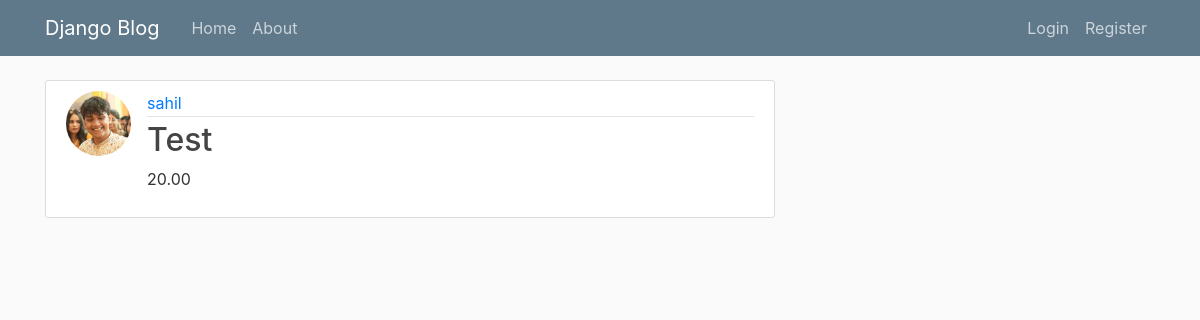
The page /post/9/ on the database as committed earlier.
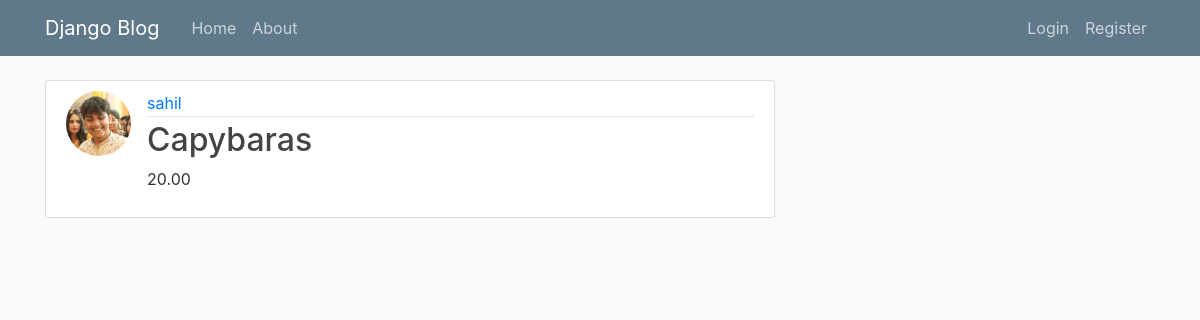
The same page on the database as committed later.
### blog/models.py (models this page shows, shortened)
class post(models.Model):
    title = models.CharField(max_length=100)
    price = models.DecimalField(max_digits=10, decimal_places=2)
    date = models.DateTimeField(default = timezone.now)
    author = models.ForeignKey(User, on_delete=models.CASCADE)
    image = models.ImageField(upload_to='images')
    orders = models.IntegerField(default=0)
    stock = models.IntegerField(default=0)

### registration/models.py (models this page shows, shortened)
class Profile(models.Model):
    user = models.OneToOneField(User, on_delete=models.CASCADE)
    image = models.ImageField(default='default.jpg', upload_to='profile_pics')
    is_seller = models.BooleanField(default=False)
    cash = models.DecimalField(max_digits=10, decimal_places=2, default=0)

### blog/views.py (the view)
# urls.py: path('post/<int:pk>/', PostDetailView.as_view(), name = 'post-detail'),
class PostDetailView(DetailView):
    model = post

### blog/templates/blog/post_detail.html (shortened to what this page needs)
{% extends "blog/base.html" %}
{% block content %}
  <article class="media content-section">
    <img class="rounded-circle article-img" src="{{ object.author.profile.image.url }}">
    <div class="media-body">
      <div class="article-metadata">
        <a class="mr-2" href="#">{{ object.author }}</a>
      </div>
      <h2 class="article-title">{{ object.title }}</h2>
      <p class="article-content">{{ object.price }}</p>
    </div>
  </article>
{% endblock content %}

### blog/templates/blog/base.html (shortened to what this page needs)
{%load static%}
<!DOCTYPE html>
<html>
<head>
    <link rel="stylesheet" href="https://cdn.jsdelivr.net/npm/bootstrap@4.0.0/dist/css/bootstrap.min.css">
    <link rel="stylesheet" href="{% static 'blog/main.css' %}">
</head>
<body>
    <header class="site-header">
        <nav class="navbar navbar-expand-md navbar-dark bg-steel fixed-top">
          <div class="container">
            <a class="navbar-brand mr-4" href="/">Django Blog</a>
            <div class="collapse navbar-collapse" id="navbarToggle">
              <div class="navbar-nav mr-auto">
                <a class="nav-item nav-link" href="/">Home</a>
                <a class="nav-item nav-link" href="/about">About</a>
              </div>
              <div class="navbar-nav">
                {% if user.is_authenticated %}
                    {%if user.profile.is_seller %}
                      <a class="nav-item nav-link" href="{% url 'post-create' %}">Upload Product</a>                     -->
                    {% endif %}
                    <a class="nav-item nav-link" href="{% url 'orderhistory' %}">View order history</a>
                    <a class="nav-item nav-link" href="{% url 'profile' %}">Add money</a>
                    <a class="nav-item nav-link" href="{% url 'logout' %}">Logout</a>
                    <a class="nav-item nav-link" href="{% url 'profile' %}"> {{ user.profile.cash }} $</a>
                {% else %}
                    <a class="nav-item nav-link" href="{% url 'login' %}">Login</a>
                    <a class="nav-item nav-link" href="{% url 'register' %}">Register</a>
                {% endif %}
              </div>
            </div>
          </div>
        </nav>
      </header>
      <main role="main" class="container">
        <div class="row">
          <div class="col-md-8">
            {% block content %}{% endblock %}
          </div>
        </div>
      </main>
</body>
</html>

### blog/static/blog/main.css (style rules this page uses)
body { background: #fafafa; color: #333333; margin-top: 5rem; }
h1, h2, h3, h4, h5, h6 { color: #444444; }
.bg-steel { background-color: #5f788a; }
.site-header .navbar-nav .nav-link { color: #cbd5db; }
.content-section { background: #ffffff; padding: 10px 20px; border: 1px solid #dddddd; border-radius: 3px; margin-bottom: 20px; }
.article-title { color: #444444; }
.article-content { white-space: pre-line; }
.article-img { height: 65px; width: 65px; margin-right: 16px; }
.article-metadata { padding-bottom: 1px; margin-bottom: 4px; border-bottom: 1px solid #e3e3e3 }

Rows that differ between the two databases and show on the page:
changed post "sahil": title "Test" → "Capybaras"
